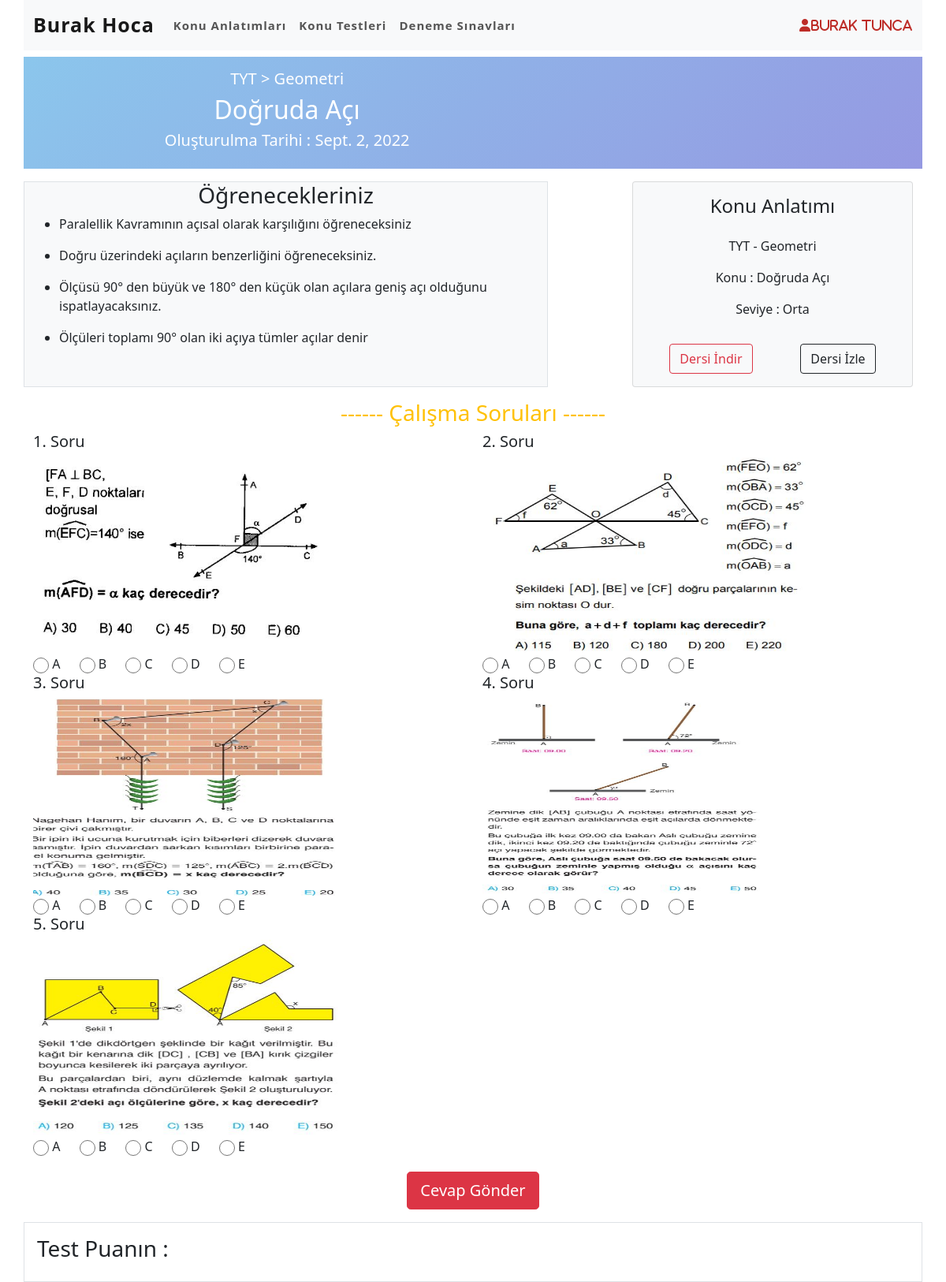
The page /ders/1 on the database its author committed.
### main/models.py (models this page shows, shortened)
class Dersler(models.Model):
    Type = (
        ('TYT', 'TYT'),
        ('AYT', 'AYT'),
    )
    Zorluk =(
        ("Kolay","Kolay"),
        ("Orta","Orta"),
        ("Zor","Zor"),
    )
    ders_adi = models.CharField(max_length=360)
    ders_tipi = models.CharField(max_length=3, choices=Type)
    upload_date=models.DateField(auto_now_add=False)
    ders_konu = models.CharField(max_length=360)
    ders_resmi = models.ImageField(upload_to ='uploads/')
    ders_seviyes =models.CharField(max_length=30, choices=Zorluk,default="Orta")
    def __str__(self):
        return "%s - %s" % (self.pk,self.ders_konu)

class tutorials(models.Model):
    ders=models.ForeignKey(Dersler,on_delete=models.CASCADE)
    tutorial = models.FileField(upload_to="tutorials/")

class study_question(models.Model):
    ans = (
        ('A', 'A'),
        ('B', 'B'),
        ('C', 'C'),
        ('D', 'D'),
        ('E', 'E'),
    )
    ders=models.ForeignKey(Dersler,on_delete=models.CASCADE)
    questions = models.ImageField(upload_to ='questions/')
    right_answer = models.CharField(max_length=1, choices=ans)

### main/views.py (the view, shortened to what this page needs)
# urls.py: path('ders/<int:id>', views.ders_detail,name="ders_detail"),
def ders_detail(request,id):
    ders = Dersler.objects.get(pk=id)
    tutorial=tutorials.objects.filter(ders=ders)
    studyquestions = study_question.objects.filter(ders=ders)
    content={"ders":ders,"tutorial":tutorial,"studyquestions":studyquestions}
    return render(request,"ders_detail.html",content)

### templates/ders_detail.html (shortened to what this page needs)
{% load static %}
<!DOCTYPE html>
<html lang="en">
  <head>
    <link href="https://cdn.jsdelivr.net/npm/bootstrap@5.0.2/dist/css/bootstrap.min.css" rel="stylesheet">
    <link rel="stylesheet" href="{% static 'css/main.css' %}">
  </head>
  <body>
<div class="container bg-light" id="navbars">
  <nav class="navbar navbar-expand-lg navbar-light">
    <a class="navbar-brand" href="{% url 'main' %}">Burak Hoca</a>
    <div class="collapse navbar-collapse navlinks" id="navbarNav">
      <ul class="navbar-nav ">
        <li class="nav-item">
          <a class="nav-link  dersler" href="#">Konu Anlatımları</a>
        </li>
        <li class="nav-item">
          <a class="nav-link testler" href="{% url 'testler' %}">Konu Testleri</a>
        </li>
        <li class="nav-item">
          <a class="nav-link testler" href="#">Deneme Sınavları</a>
        </li>
      </ul>
    </div>
    <a href="#" id="user"><i class="fa fa-user">Burak Tunca</i></a>
  </nav>
</div>
  <div class="container bg-dark mt-2 p-3" id="introduction">
    <div class="row">
      <div class="col-lg-7 d-flex flex-column align-items-center justify-content-center">
      <h5 class="text-white">{{ders.ders_tipi}} > {{ders.ders_adi}} </h5>
      <h2 class="text-white">{{ders.ders_konu}}</h2>
      <h5 class="text-white">Oluşturulma Tarihi : {{ders.upload_date}}      </h5>
      </div>
    </div>
  </div>
  <div class="container mt-3 ">
      <div class="row">
          <div class="col-lg-7 col-7 border bg-light">
            <h3 class=" d-flex flex-column align-items-center justify-content-center">Öğrenecekleriniz</h3>
            <ul class="d-flex flex-column align-items-start justify-content-center">
              <li>
                <p>
                 Paralellik Kavramının açısal olarak karşılığını öğreneceksiniz
                   </p>
                </li>
                <li>
                  <p>  Doğru üzerindeki açıların benzerliğini öğreneceksiniz.
                    </p>
                </li>
                <li>
                  <p>  Ölçüsü 90° den büyük ve 180° den küçük olan açılara geniş açı olduğunu ispatlayacaksınız.
                    </p>
                </li>
                <li>
                    <p>  Ölçüleri toplamı 90° olan iki açıya tümler açılar denir
                      </p>
                </li>
            </ul>
          </div>
          <div class="col-lg-1 col-1">
          </div>
          {% for i in tutorial %}
          <div class="col-lg-4 col-4">
            <div class="card bg-light  p-3">
              <h4 class="card-title d-flex text-center justify-content-center">Konu Anlatımı</h4>
              <div class="card-body d-flex flex-column text-center justify-content-center align-items-center">
                <p>{{ders.ders_tipi}} - {{ders.ders_adi}}</p>
                <p>Konu : {{ders.ders_konu}}</p>
                <p>Seviye : {{ders.ders_seviyes}}</p>
              </div>
              <div class="tutorial-btn">
                <a class="btn btn-outline-danger" href="{{i.tutorial.url}}">Dersi İndir</a>
                <a class="btn btn-outline-dark" href="{% url 'ders_detail' i.pk %}">Dersi İzle</a>
              </div>
          </div>
          </div>
          {% endfor %}
      </div>
  </div>
  <div class="container mt-3">
      <div class="row">
          <div class="col-lg-12">
              <h3 class="text-center text-warning">------ Çalışma Soruları ------</h3>
          </div>
        <form method="POST">
          <div class="row">
            {% for i in studyquestions %}
              <div class="col-lg-6">
                  <h5>{{forloop.counter}}. Soru</h5>
                  <img src={{i.questions.url}} width="75%" height="250vh"/>
                  <div class="answers">
                      <input type="radio"  name="{{i.pk}}" value="A">
                      <label for="f-option">A</label>
                      <input type="radio"  name="{{i.pk}}" value="B">
                      <label for="f-option">B</label>
                      <input type="radio"  name="{{i.pk}}" value="C">
                      <label for="f-option">C</label>
                      <input type="radio"  name="{{i.pk}}" value="D">
                      <label for="f-option">D</label>
                      <input type="radio"  name="{{i.pk}}" value="E">
                      <label for="f-option">E</label>
                  </div>
              </div>
            {% endfor %}
            <div class="answerbutton">
              <button type="submit" class="btn btn-lg btn-danger">Cevap Gönder</button>
            </div>
            </div>
          </form>
      </div>
</div>
<div class="container border mt-3 p-3">
  <div class="row">
    {% if puan != 0 %}
    <h3> Test Puanın : {{result}}</h3>
    {% else %}
    <h3> Test Puanın : 0</h3>
    {% endif %}
  </div>
</div>
  </body>
</html>

### static/css/main.css (style rules this page uses)
.navbar-brand { font-size: 25px; font-weight: 700; letter-spacing: 1px; }
.navlinks li a { padding: 10px 0 10px 30px; font-size: 15px; font-weight: 600; color: #555555 !important; letter-spacing: 1px; }
#user { display: flex; text-align:right; letter-spacing: 1px; text-decoration: none; color:#BD2C27 ; }
#introduction { background-color: #8BC6EC; background-image: linear-gradient(135deg, #8BC6EC 0%, #9599E2 100%); }
.answers label { display:inline-block; margin-right: 20px; text-align: center; justify-content: center; }
.answerbutton { display: flex; justify-content: center; text-align: center; margin-top: 20px; }
.tutorial-btn { display:flex; text-align: center; justify-content: space-around; }
.answers input { height:20px; width:20px; vertical-align: middle; }

### rows shown on the page
Dersler: ders_tipi "TYT", ders_adi "Geometri", ders_konu "Doğruda Açı", upload_date "Sept. 2, 2022", ders_seviyes "Orta"
study_question: questions (picture)
study_question: questions (picture)
study_question: questions (picture)
study_question: questions (picture)
study_question: questions (picture)
